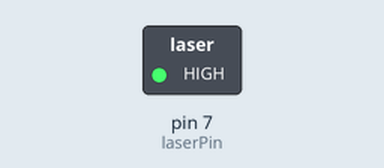
The sketch below on a simulated Arduino Uno, built with avr-gcc and run on an emulated ATmega328P. Shown: switched loads named in the sketch (green lamp = pin HIGH). Dashed ring = blinking.

Above: at 0.5 s.
Timing chart, 0 to 4.6 s (numbered marks = the images above):
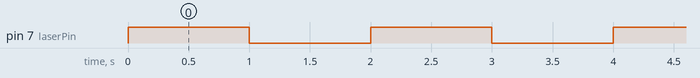

Measured:
- by itself, pin 7 (laserPin): alternates HIGH for 1.0 s and LOW for 1.0 s

The sketch:

sketch_jun27a.ino
```cpp
int laserPin = 7;

void setup() {

  pinMode(laserPin,OUTPUT);

}

void loop() {

  digitalWrite(laserPin,HIGH);
  delay(1000);
  digitalWrite(laserPin,LOW);
  delay(1000);

}
```
